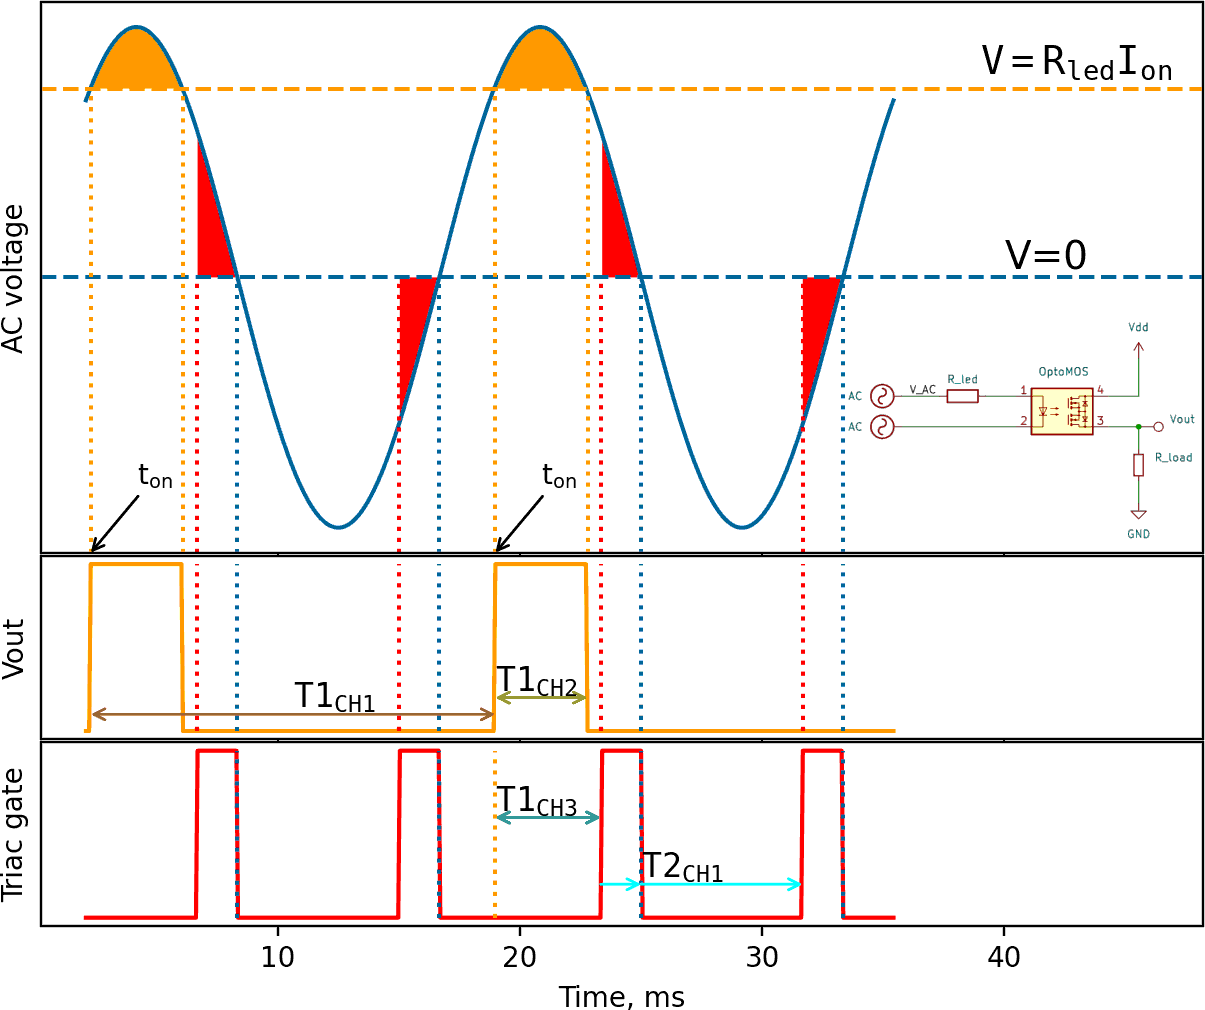

Write Python code to recreate this figure.
import matplotlib.pyplot as plt
import numpy as np
from PIL import Image


def arrow(ax, p1, p2, **props):
    ax.annotate("", p1, p2,
                arrowprops=dict(arrowstyle="<->", shrinkA=0, shrinkB=0, **props))

def rarrow(ax, p1, p2, **props):
    ax.annotate("", p1, p2,
                arrowprops=dict(arrowstyle="<-", shrinkA=0, shrinkB=0, **props))


# AC voltage magnitude, V
v_ac = 120 * np.sqrt(2)

# Optocoupler on current, A
i_oc = 1.6e-3

# x axis (time) units, ms
t_unit = 1e-3

# AC frequency, Hz
freq_ac = 60

# LED current limiting resistor value, Ohm
r_led = 80e3

# Duty time, fraction
duty = 0.2

full_period = 1/freq_ac/t_unit
x = np.linspace(full_period/8, 2.125*full_period, 500)

y = np.sin(x * freq_ac * 2 * np.pi * t_unit) * v_ac

# 3 plots: 1 = sine wave, 2 = output logic level, 3 = STM32 timers

# Plot 1. Sine wave.
ax_w, ax_v, ax_t = plt.figure(figsize=(7.5, 6)).subplots(
	3, 
	height_ratios = [0.6, 0.2, 0.2], 
	sharex='col', 
	gridspec_kw = { "hspace": 0.01 }
)

ax_w.set_ylabel("AC voltage", loc='center')
ax_w.set_yticks([])

ax_w.plot(x, y)

aymin, aymax = ax_w.get_ylim()
axmin, axmax = ax_w.get_xlim()
axmax += full_period / 1.5
axmin = axmin/2
aspect_ratio = (aymax - aymin)/(axmax - axmin)

# fix the Axes limits so that the following helper drawings
# cannot change them further.
ax_w.set(xlim=[axmin, axmax], ylim=[aymin, aymax])

# Fill the area where Opto is ON 
ax_w.fill_between(x, y, r_led * i_oc, where=y>(r_led * i_oc), facecolor="orange" )

# Detect optocoupler output edges
vout = y > r_led * i_oc
diff = np.logical_xor(np.append(vout, False), np.insert(vout, 0, False))
diff = np.delete(diff, -1)
edges = x[diff]

# Fill the area where TRIAC is ON
y_triac = np.sin(np.pi * duty) * v_ac
triac_on = np.logical_and(np.abs(y)<y_triac, x % (full_period/2) > full_period/4)
ax_w.fill_between(x, 0, y, where=triac_on, facecolor="red" )

# Add zero voltage line
ax_w.axhline(ls='--')
ax_w.text(40, 5, "V=0", size=14)

# Add Opto ON line
ax_w.axhline(r_led * i_oc, ls='--', color='orange')
ax_w.text(39, r_led * i_oc+10, r"$\tt{V=R_{led} I_{on}}$", size=14)
ax_w.annotate(r"$\rm{t_{on}}$", (edges[0], aymin), ((edges[0] + edges[1])/2, aymin*0.75),
                arrowprops=dict(arrowstyle="->", shrinkA=0, shrinkB=0))
ax_w.annotate(r"$\rm{t_{on}}$", (edges[2], aymin), ((edges[2] + edges[3])/2, aymin*0.75),
                arrowprops=dict(arrowstyle="->", shrinkA=0, shrinkB=0))


# Add zero crossing marks
zero_crossings = np.asarray([i * full_period / 2 for i in range(5)])
ax_w.vlines(zero_crossings, aymin, 0, linestyles='dotted')

# TRIAC ON marks
triac_edges = zero_crossings - duty * full_period / 2
ax_w.vlines(triac_edges, aymin, 0, linestyles='dotted', color='red')

# Add OC Vout edge lines
ax_w.vlines(edges, aymin, r_led * i_oc, linestyles='dotted', color='orange')

# Add circuit schematics
image = np.asarray(Image.open('ok_schematics.png'))
l, b, w, h = ax_w.get_position().bounds


ax_w2 = plt.axes((l + w - w/2.65, b, w/2.25, h/2.25),
	xlim=(0, 720), ylim=(480, 0),
	frame_on=False, xticks=[], yticks=[])

# Force transparency
im_copy = np.copy(image)
im_copy[image[:,:,3] < 17] = 0
# Draw
ax_w2.imshow(im_copy)

# Plot 2. Optical relay output.

ax_v.set_yticks([])
ax_v.set_ylabel("Vout")
ax_v.plot(x, vout, color="orange")

# Add arrows and text to indicate input timers
arrow(ax_v, (edges[0], 0.1), (edges[2], 0.1), color="sienna")
arrow(ax_v, (edges[2], 0.2), (edges[3], 0.2), color="olive")
ax_v.vlines(zero_crossings, 0, 1, linestyles='dotted')

ax_v.text((edges[0] + edges[2]) / 2, 0.14, r"$\tt{T1_{CH1}}$", size=12)
ax_v.text(edges[2], 0.24, r"$\tt{T1_{CH2}}$", size=12)

# Plot 3. TRIAC control
ax_t.set_yticks([])

ax_t.set_ylabel("Triac gate")
ax_t.plot(x, triac_on, color = 'red')
arrow(ax_t, (edges[2], 0.6), (triac_edges[3], 0.6), color="teal")
ax_t.text(edges[2], 0.64, r"$\tt{T1_{CH3}}$", size=12)
ax_t.vlines(zero_crossings, 0, 1, linestyles='dotted')
ax_v.vlines(triac_edges, 0, 1, linestyles='dotted', color='red')
ax_t.vlines(edges[2], 0, 1, linestyles='dotted', color='orange')

arrow(ax_t, (edges[2], 0.6), (triac_edges[3], 0.6), color="teal")
#arrow(ax_t, (edges[2], 0.2), (triac_edges[3], 0.2), color="cyan")

ax_t.text(zero_crossings[3], 0.24, r"$\tt{T2_{CH1}}$", size=12)
rarrow(ax_t, (triac_edges[3], 0.2), (zero_crossings[3], 0.2), color="cyan")
rarrow(ax_t, (zero_crossings[3], 0.2), (triac_edges[4], 0.2), color="cyan")

ax_t.set_xlabel("Time, ms")

plt.savefig("sinewave.png", dpi=200, pad_inches=0.0)
plt.show()
